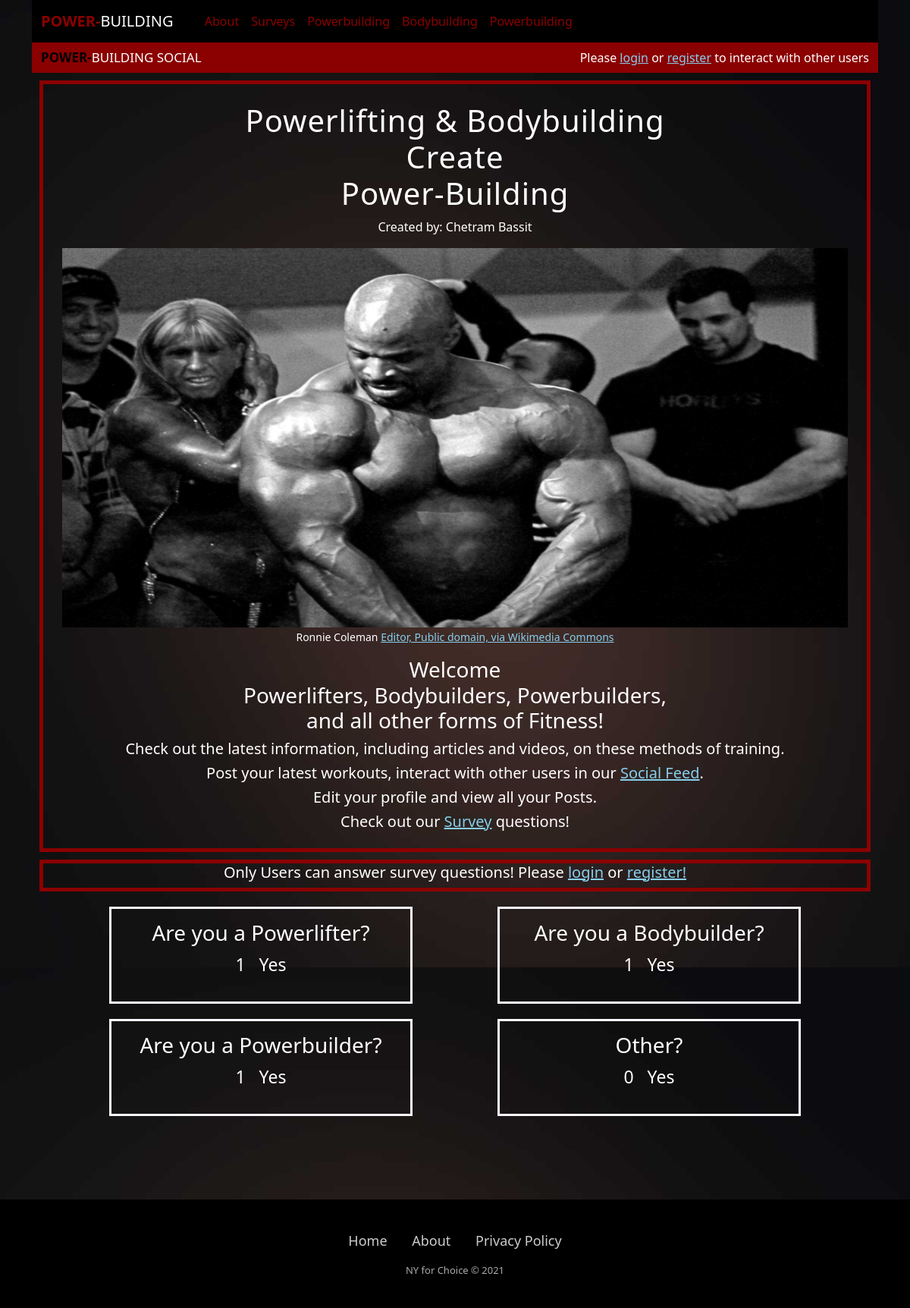
The page / on the database its author committed.
### powerbuilding_information/models.py (models this page shows, shortened)
class Survey(models.Model):
	question = models.CharField(null=True, blank=True, max_length=255)
	extra_info = models.CharField(null=True, blank=True, max_length=1000)
	likes = models.ManyToManyField(User, blank=True ,related_name='likes')
	dislikes = models.ManyToManyField(User, blank=True ,related_name='dislikes')
	def num_likes(self):
		return self.likes.count()

### powerbuilding_information/views.py (the view)
# urls.py: path('', HomeView, name='home'),                    # using path function , '' empty string so it will be the landing page AKA home page,
def HomeView(request):                       # defining the homeview function .. this will literally be out home page
	survey = Survey.objects.all()
	return render(request, 'home.html', {'survey':survey})      # render gets an HTML template as a response .. we want to return this html template as the response

### powerbuilding_information/templates/home.html (shortened to what this page needs)
{% extends 'base.html' %}
{% load static %}
{% block content %}
<div class="flexbox-container1 desc animate-box ">
	<div class="flexbox-item-99">
		<br>
		<h1 class="main-header">Powerlifting & Bodybuilding <br> Create <br> Power-Building </h1> <p><span>Created by: Chetram Bassit</span></p>
		<img class="image" src="{% static 'powerbuilding/images/ronnie_coleman.png' %}">
		<div class="sourceone"><small class="">Ronnie Coleman <a target="_blank" href="https://commons.wikimedia.org/wiki/File:Ronnie_Coleman_8_x_Mr_Olympia_-_2009_-_6.png">Editor, Public domain, via Wikimedia Commons</a></small></div>
		<div class="header-info2">
			<h3>Welcome <br> Powerlifters, Bodybuilders, Powerbuilders, <br> and all other forms of Fitness!</h3>
			<h5>Check out the latest information, including articles and videos, on these methods of training.</h5>
			<h5>Post your latest workouts, interact with other users in our <a href="{% url 'post-list' %}">Social Feed</a>.</h5>
			<h5>Edit your profile and view all your Posts.</h5>
			<h5>Check out our <a href="{% url 'surveys' %}">Survey</a> questions!</h5>
		</div>
	</div>
</div>
{% if user.is_authenticated %}
	<div class="flexbox-container ">
		{% if survey.0 %}
			<div class="flexbox-item flexbox-item-121">
				<div class="header-info2">
					<h3>{{ survey.0.question }}</h3>
					<center>
		        <div class="flex space-x-8 font-medium text-gray-700 text-xl">
		          <form action="{%url 'likes' survey.0.id%}" method="POST" class="like-form0">
		            {%csrf_token%}
		            {%if user not in survey.0.likes.all %}
		              <button type="submit"  class="like-btn0 like-icon0" name="video_id" value="{{survey.0.id}}">
		                <span viewBox="0 0 20 20" width="24" height="24">
		                  Yes
		                </span>
		              </button>
		            {%else%}
		            	<button type="submit"  class="like-btn0 like-icon0 btn-success" name="video_id" value="{{survey.0.id}}" padding-bottom="10">
		                <span viewBox="0 0 20 20" width="24" height="24">
		                  Yes
		                </span>
		              </button>
		            {%endif%}
		            <span class="like_count" id="like_count0">{{survey.0.num_likes}}</span>
		          </form>
		      	</div>
		      </center>
		    </div>
			</div>
		{% endif %}
		{% if survey.1 %}
			<div class="flexbox-item flexbox-item-121">
				<div class="header-info2">
					<h3>{{ survey.1.question }}</h3>
					<center>
		        <div class="flex space-x-8 font-medium text-gray-700 text-xl">
		          <form action="{%url 'likes' survey.1.id%}" method="POST" class="like-form1">
		            {%csrf_token%}
		            {%if user not in survey.1.likes.all %}
		              <button type="submit"  class="like-btn1 like-icon1" name="video_id" value="{{survey.1.id}}">
		                <span viewBox="0 0 20 20" width="24" height="24">
		                  Yes
		                </span>
		              </button>
		            {%else%}
		            	<button type="submit"  class="like-btn1 like-icon1 btn-success" name="video_id" value="{{survey.1.id}}">
		                <span viewBox="0 0 20 20" width="24" height="24">
		                  Yes
		                </span>
		              </button>
		            {%endif%}
		            <span class="like_count" id="like_count1">{{survey.1.num_likes}}</span>
		          </form>
		      	</div>
		      </center>
		    </div>
			</div>
		{% endif %}
		{% if survey.2 %}
			<div class="flexbox-item flexbox-item-121">
				<div class="header-info2">
					<h3>{{ survey.2.question }}</h3>
					<center>
		        <div class="flex space-x-8 font-medium text-gray-700 text-xl">
		          <form action="{%url 'likes' survey.2.id%}" method="POST" class="like-form2">
		            {%csrf_token%}
		            {%if user not in survey.2.likes.all %}
		              <button type="submit"  class="like-btn2 like-icon2" name="video_id" value="{{survey.2.id}}">
		                <span viewBox="0 0 20 20" width="24" height="24">
		                  Yes
		                </span>
		              </button>
		            {%else%}
		            	<button type="submit"  class="like-btn2 like-icon2 btn-success" name="video_id" value="{{survey.2.id}}">
		                <span viewBox="0 0 20 20" width="24" height="24">
		                  Yes
		                </span>
		              </button>
		            {%endif%}
		            <span class="like_count" id="like_count2">{{survey.2.num_likes}}</span>
		          </form>
		      	</div>
		      </center>
		    </div>
		  </div>
		{% endif %}
		{% if survey.3 %}
			<div class="flexbox-item flexbox-item-121">
				<div class="header-info2">
					<h3>{{ survey.3.question }}</h3>
					<center>
		        <div class="flex space-x-8 font-medium text-gray-700 text-xl">
		          <form action="{%url 'likes' survey.3.id%}" method="POST" class="like-form3">
		            {%csrf_token%}
		            {%if user not in survey.3.likes.all %}
		              <button type="submit"  class="like-btn3 like-icon3" name="video_id" value="{{survey.3.id}}">
		                <span viewBox="0 0 20 20" width="24" height="24">
		                  Yes
		                </span>
		              </button>
		            {%else%}
		            	<button type="submit"  class="like-btn3 like-icon3 btn-success" name="video_id" value="{{survey.3.id}}">
		                <span viewBox="0 0 20 20" width="24" height="24">
		                  Yes
		                </span>
		              </button>
		            {%endif%}
		            <span class="like_count" id="like_count3">{{survey.3.num_likes}}</span>
		          </form>
		      	</div>
		      </center>
		    </div>
		  </div>
		{% endif %}
	</div>
{% else %}
	<div class=""><div class="flexbox-item-99"><h5>Only Users can answer survey questions! Please <a href="{% url 'login' %}">login</a> or <a href="{% url 'register' %}">register!</a></h5></div></div>
	<div class="flexbox-container">
		{% if survey.0 %}
			<div class="flexbox-item flexbox-item-121">
				<div class="header-info2">
					<h3>{{ survey.0.question }}</h3>
					<center>
		        <div class="flex space-x-8 font-medium text-gray-700 text-xl">
		        	<p>{{ survey.0.num_likes }} &nbsp; Yes</p>
		      	</div>
		      </center>
		    </div>
			</div>
		{% endif %}
		{% if survey.1 %}
			<div class="flexbox-item flexbox-item-121">
				<div class="header-info2">
					<h3>{{ survey.1.question }}</h3>
					<center>
		        <div class="flex space-x-8 font-medium text-gray-700 text-xl">
		        	<p>{{ survey.1.num_likes }} &nbsp; Yes</p>
		      	</div>
		      </center>
		    </div>
			</div>
		{% endif %}
		{% if survey.2 %}
			<div class="flexbox-item flexbox-item-121">
				<div class="header-info2">
					<h3>{{ survey.2.question }}</h3>
					<center>
		        <div class="flex space-x-8 font-medium text-gray-700 text-xl">
		          <p>{{ survey.2.num_likes }} &nbsp; Yes</p>
		      	</div>
		      </center>
		    </div>
		  </div>
		{% endif %}
		{% if survey.3 %}
			<div class="flexbox-item flexbox-item-121">
				<div class="header-info2">
					<h3>{{ survey.3.question }}</h3>
					<center>
		        <div class="flex space-x-8 font-medium text-gray-700 text-xl">
		          <p>{{ survey.3.num_likes }} &nbsp; Yes</p>
		      	</div>
		      </center>
		    </div>
		  </div>
		{% endif %}
	</div>
{% endif %}
{% endblock %}

### static/powerbuilding/css/style.css (style rules this page uses)
* *::after, *::before { margin: 0; padding: 0; box-sizing: border-box; list-style: none; text-decoration: none; color: none; }
.main-header { color: #fff; font-size: 40px; font-weight: 300; letter-spacing: 1px; }
.fa-thumbs-down, .fa-thumbs-up, { color: black; }
.container a:not(.jumpinglink) { color: skyblue; }
.flexbox-item-99 { border: 5px solid darkred; text-align: center; margin: 10px; }
.image { width: 100%; height: 500px; padding: 0px 25px 0px 25px; }
.sourceone { padding: 0px 25px 0px 25px; }
.flexbox-container { display: flex; flex-wrap: wrap; justify-content: space-evenly; align-items: flex-start; align-content: center; bottom: 10%; }
.flexbox-item { width: 400px; margin: 10px; border: 3px solid #F8F8FF; }
.flexbox-container p, .flexbox-container ul { font-size: 23px; font-weight: 500; }
.flexbox-container h1, .flexbox-item h4, .flexbox-item h5, .flexbox-item h3, .flexbox-item h2, .tableofcontents, .survey_header, .top_main_header { text-align: center; }
.header-info2 { padding: 15px; }
.stroke, { color: darkred; }

### rows shown on the page
Survey: question "Are you a Powerlifter?", id "1"
Survey: question "Are you a Bodybuilder?", id "1"
Survey: question "Are you a Powerbuilder?", id "1"
Survey: question "Other?", id "0"
